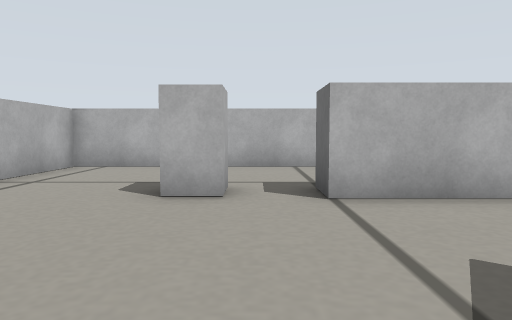
[1] (above)

14 first-person views from a walk through a Gazebo world. The camera is 0.17 m above the floor, tilts 4° down and sees 70° across. The floor is counted in squares, 0.2 m on a side. Each view is taken from the middle of a square. On the plan, view 1 faces up. The plan holds only what a view shows up to about 12 squares ahead; the rest is blank.

[2]
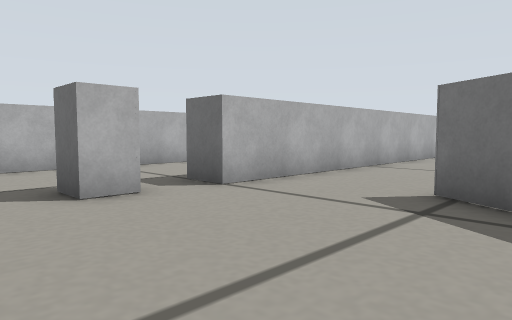

[3]
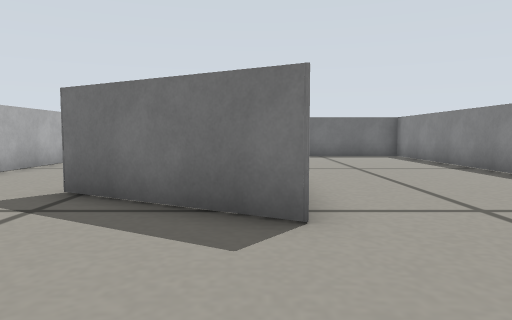

[4]
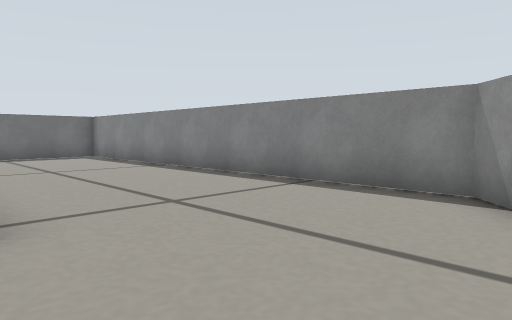

[5]
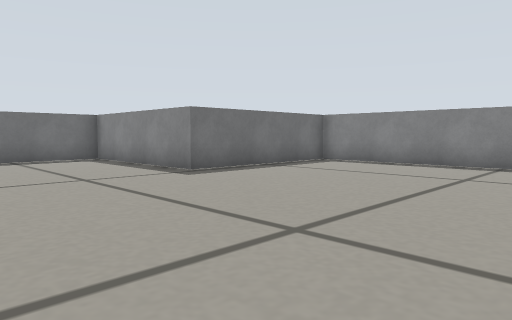

[6]
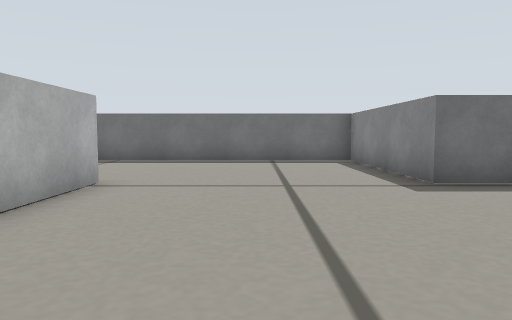

[7]
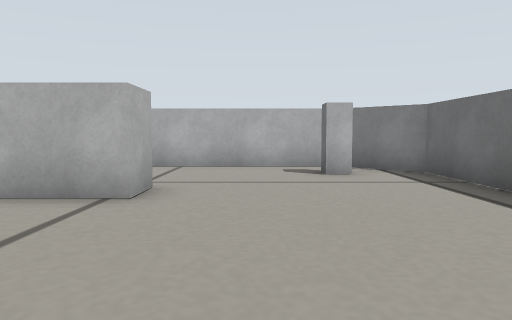

[8]
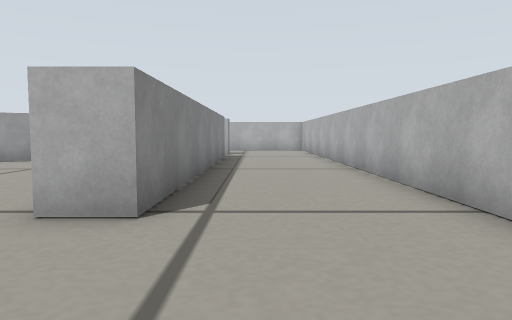

[9]
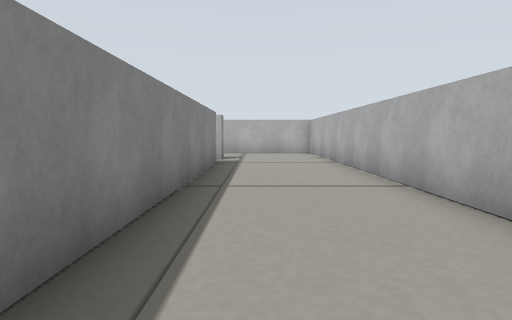

[10]
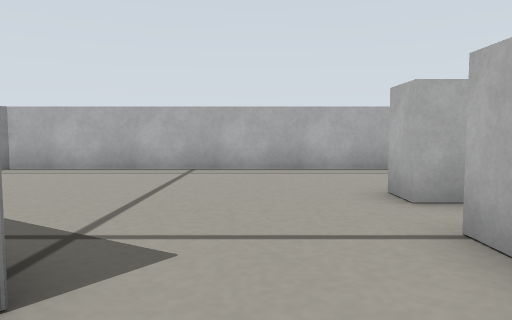

[11]
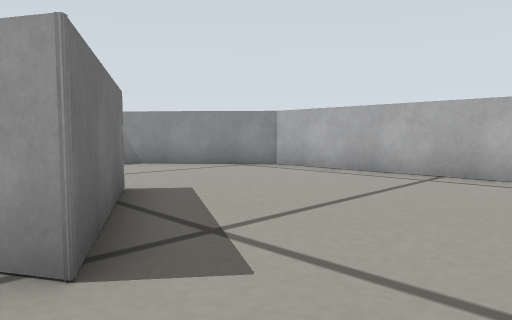

[12]
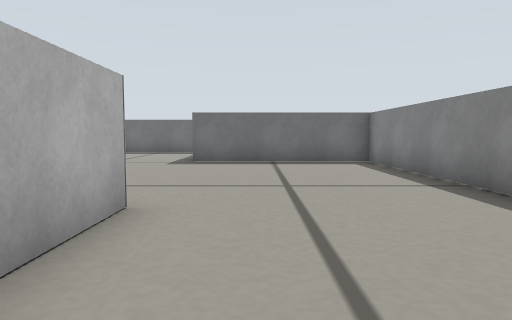

[13]
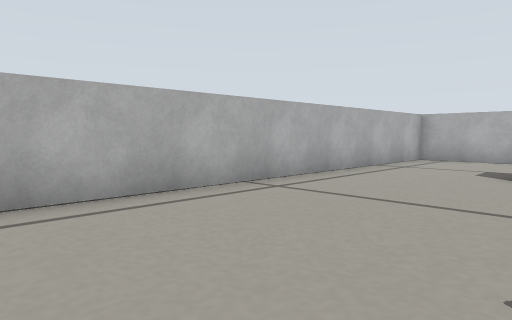

[14]
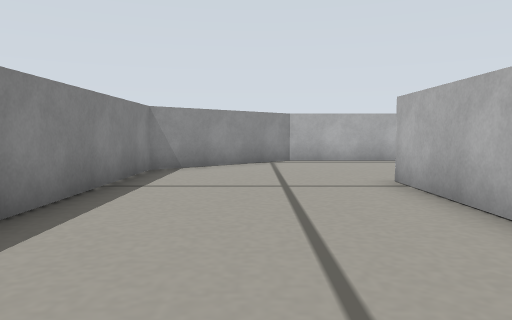

### Floor plan
Points are (right, up) in squares from view 1. A wall is a line through its corners. A room is listed if a view was taken in it or the views show most of it. See-through windows are left out.
Room 1 (views 1, 2, 3, 4, 5, 6, 7, 8, 9, 10, 11, 12, 13, 14)
walls: (3.4, -0.1) (3.8, -0.8); (4.2, -1.5) (0.4, -1.5) (2.3, 1.8) (2.6, 1.3); (1, 4.7) (1, 5.8) (11.4, 5.8) (11.4, 4.7) (1, 4.7); (-0.4, 5.8) (-0.4, 4.9) (-1.3, 4.9) (-1.3, 5.9); (15.1, 7.7) (14.5, 7.7) (14.5, 8.2); (14.7, 9.5) (-4.7, 9.5) (-4.7, -2.9) (-1.6, -6.5) (11.2, -6.5) (11.2, -1.1) (16.8, -1.1) (16.8, 8.1) (15.4, 9.3)

Where each view was taken, in squares from view 1:
view 1: 0 up, 0 right, facing up
view 2: 0 up, 3 left, facing up-right
view 3: 1 down, 3 left, facing right
view 4: 1 down, 3 left, facing down-right
view 5: 4 up, 4 right, facing down-right
view 6: 2 up, 5 right, facing right
view 7: 0 up, 13 right, facing up
view 8: 7 up, 15 right, facing left
view 9: 7 up, 12 right, facing left
view 10: 3 up, 4 right, facing left
view 11: 4 up, 3 right, facing down-left
view 12: 3 down, 0 right, facing right
view 13: 3 down, 0 right, facing up-left
view 14: 4 down, 7 right, facing left
